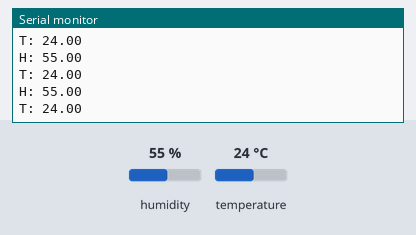
The sketch below on a simulated Arduino Uno, built with avr-gcc and run on an emulated ATmega328P. On the bench: the last lines printed to the serial monitor. The inputs (shaded band) are chosen by the test bench; at power-on: humidity 55 %, temperature 24 °C. No radio packets arrive unless stated.

Above: at 2.9 s.
3.0 s: humidity set to 22 %
At 4.8 s:
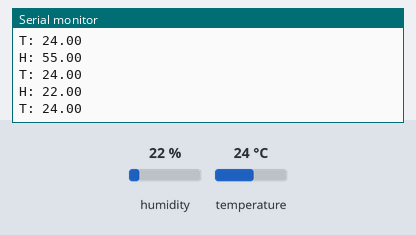
5.9 s: temperature set to 12 °C
At 6.9 s:
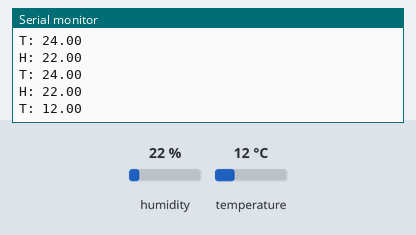
8.8 s: humidity set to 40 %
At 8.8 s:
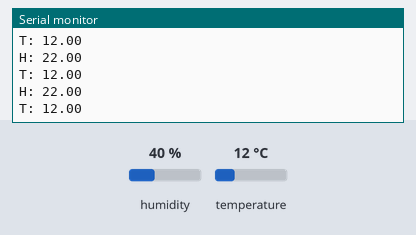
Timing chart, 0 to 11.8 s (numbered marks = the images above; inputs shaded):
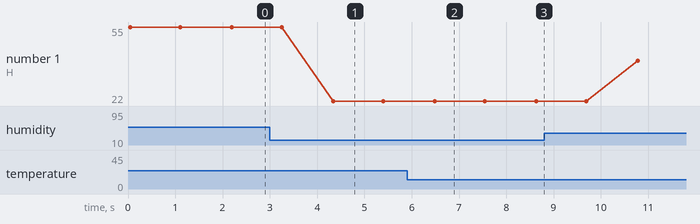

Measured:
- after the input at 3.0 s, the serial monitor: prints a new line after 1.3 s (image 1)
- after the input at 5.9 s, the serial monitor: prints a new line after 0.59 s (image 2)
- plotted number 1: 55 → 22 after the input at 3.0 s, 22 → 40 after the input at 8.8 s

The sketch:

testSezoraVlage.ino
```cpp
#include <SPI.h>
#include "LoRa.h"
#include "DHT.h"  // Include DHT library

#define LORA
#define DHTPIN 5      // Define the pin where the DHT11 is connected
#define DHTTYPE DHT11 // Define the type of DHT sensor

const int csPin = 10;
const int resetPin = 4;
const int irqPin = 2;

int counter = 0;

DHT dht(DHTPIN, DHTTYPE);

void setup()
{
  Serial.begin(9600);
  while (!Serial);

  Serial.println("LoRa Sender");

  LoRa.setPins(csPin, resetPin, irqPin);

  if (!LoRa.begin(868E6))
  {
    Serial.println("Starting LoRa failed!");
    while (1);
  }

  dht.begin();
}

void loop()
{
  float humidity = dht.readHumidity();
  float temperature = dht.readTemperature();

  Serial.print("H: ");
  Serial.println(humidity);
  Serial.print("T: ");
  Serial.println(temperature);

  // Send packet with sensor data
  LoRa.beginPacket();
  LoRa.print("H: ");
  LoRa.println(humidity);
  LoRa.print(" T: ");
  LoRa.println(temperature);
  LoRa.endPacket();

  delay(1000);
}
```
